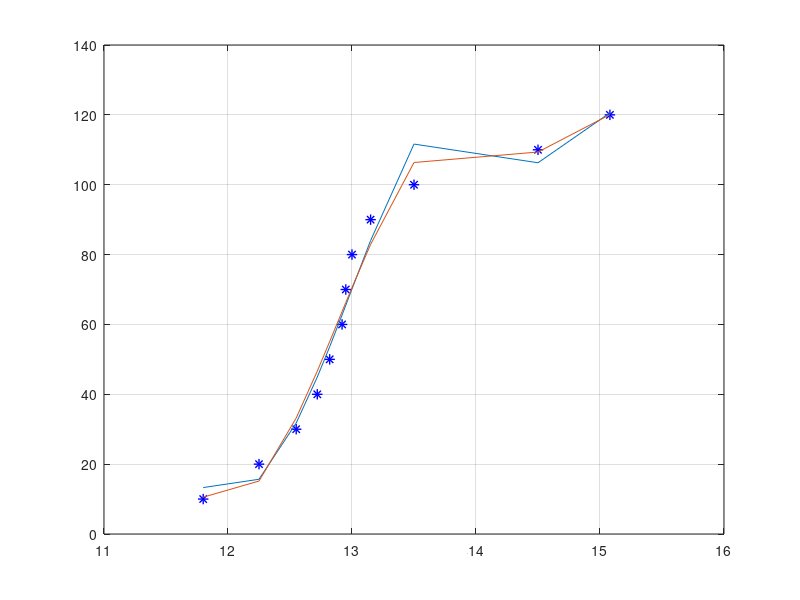

The MATLAB script that drew this image:
#pkg unload control 
pkg load optim


## Charge
c5 = [12.6, 12.77, 12.95, 13.2, 13.39, 13.53, 13.675, 14.02, 15.27, 15.96, 16.25, 16.38];
c10 = [12.38, 12.6, 12.82, 13.05, 13.2, 13.3, 13.41, 13.63, 14.08, 15.24, 15.72, 15.95];
c20 = [12.05, 12.42, 12.69, 12.89, 13.015, 13.12, 13.18, 13.3, 13.58, 14.15, 15.17, 15.54];
c40 = [11.8, 12.25, 12.55, 12.72, 12.82, 12.92, 12.95, 13.0, 13.15, 13.5, 14.5, 15.08];

## Rest
rest = [11.7, 11.915, 12.115, 12.24, 12.32, 12.415, 12.5, 12.6, 12.59, 12.61];

## Discharge
d100 = [12.66, 12.66, 12.64, 12.605, 12.54, 12.48, 12.38, 12.28, 12.12, 11.925, 11.7];
d20 = [12.604, 12.545, 12.54, 12.5, 12.42, 12.323, 12.22, 12.1, 11.915, 11.7, 11.45];
d10 = [12.485, 12.425, 12.35, 12.248, 12.13, 12.004, 11.88, 11.695, 11.48, 11.28, 11];
d5 = [12.065, 12.0, 11.917, 11.81, 11.69, 11.522, 11.385, 11.18, 10.91, 10.602, 10.2];
d3 = [11.78, 11.7, 11.61, 11.495, 11.325, 11.145, 10.98, 10.715, 10.39, 9.97, 9.48];

percent = [10, 20, 30, 40, 50, 60, 70, 80, 90, 100, 110, 120];
percent11 = [110, 100, 90, 80, 70, 60, 50, 40, 30, 20, 10];
percentRest = [10, 20, 30, 40, 50, 60, 70, 80, 90, 100];


###############################
########## Fit c5 #############
###############################
#leasqr()

x = c40;
y = percent;

# TWELFTH ORDER 
# F = @(x, p) p(1) * (x - p(2)).* (x - p(3)).* (x - p(4)).* (x - p(5)).* (x - p(6)).* (x - p(7)).* (x - p(8)).* (x - p(9)).* (x - p(10)).* (x - p(11)).* (x - p(12)).* (x - p(13)) + p(14);
# p = [1, 1, 1, 1, 1, 1, 1, 1, 1, 1, 1, 1, 1, 1]
#p = fit

value = 0

# SIXTH ORDER 2
 F = @(x, p) (x - p(1)).* (x - p(2)).* (x - p(3)).* (x - p(4)).* (x - p(5)).* (x - p(6)) + p(7);
 p = [value, value, value, value, value, value, value]

# SIXTH ORDER 
# F = @(x, p) p(1) * (x - p(2)).* (x - p(3)).* (x - p(4)).* (x - p(5)).* (x - p(6)).* (x - p(7)) + p(8);
# p = [10, 10, 10, 10, 10, 10, 10, 10]
#p = fit

# FIFTH ORDER 
# F = @(x, p) p(1) * (x - p(2)).* (x - p(3)).* (x - p(4)).* (x - p(5)).* (x - p(6)) + p(7);
# p = [0, 26, -234, -3.7, -6.2, 154, -1217]

# SIGMOID
#F = @(x, p)(p(1) ./ (p(2) + exp(-x)));
#p = [1, 1]

# SEVENTH ORDER
#F = @(x, p) p(1) * x.^7 + p(2) * x.^6 + p(3) * x.^5 + p(4) * x.^4 + p(5) * x.^3 + p(6) * x.^2 + p(7) * x.^1;
#p = [1, 1, 1, 1, 1, 1, 1]

# SIXTH ORDER
#F = @(x, p) p(1) * x.^6 + p(2) * x.^5 + p(3) * x.^4 + p(4) * x.^3 + p(5) * x.^2 + p(6) * x.^1;
#p = [1, 1, 1, 1, 1, 1]

# FIFTH ORDER
#F = @(x, p) p(1) * x.^5 + p(2) * x.^4 + p(3) * x.^3 + p(4) * x.^2 + p(5) * x.^1;
#p = [1, 1, 1, 1, 1]

# FOURTH ORDER
#F = @(x, p) p(1) * x.^4 + p(2) * x.^3 + p(3) * x.^2 + p(4) * x.^1;
#p = [1, 1, 1, 1]

# FOURTH ORDER 8 VARIABLES
# F = @(x, p) p(1) * (x - p(2)).^4 + p(3) * (x - p(4)).^3 + p(5) * (x - p(6)).^2 + p(7) * (x - p(8)).^1;
# p = [1, 1, 1, 1, 1, 1, 1, 1]

# FOURTH ORDER 6 VARIABLES
# F = @(x, p) p(1) * (x - p(2)).^4 + p(3) * (x).^3 + p(4) * (x).^2 + p(5) * (x).^1 + p(6);
# p = [1, 1, 1, 1, 1, 1]

# FOURTH ORDER 6 VARIABLES method 2
# F = @(x, p) p(1) * (x - p(2)).* (x - p(3)).* (x - p(4)).* (x - p(5)) + p(6);
# p = [1, 1, 1, 1, 1, 1]

# THIRD ORDER
# F = @(x, p) p(1) * (x - p(2)).^3 + p(3) * (x - p(4)).^2 + p(5) * (x - p(6));
# p = [1, 1, 1, 1, 1, 1]

# SECOND ORDER
# F = @(x, p) p(1) * x.^2 + p(2) * x;
# p = [1, 1]

#global verbose;
# verbose = 1;
[data, fit] = leasqr(x, y, p, F);

figure(4)
hold on
grid on
box on
plot(x, y, 'b*', 'LineWidth', 1, 'MarkerSize', 7.5)


# SIXTH ORDER 
plot(x,  (x - fit(1, 1)).* (x - fit(2, 1)).* (x - fit(3, 1)).* (x - fit(4, 1)).* (x - fit(5, 1)).* (x - fit(6, 1)) + fit(7, 1))
# Low precision
#plot(x, (x - 14.387).* (x - 11.986).* (x - 14.326).* (x - 14.350).* (x - 17.222).* (x - 17.429) + 87.479)


# TWELFTH ORDER 
#plot(x,  fit(1, 1).* (x - fit(2, 1)).* (x - fit(3, 1)).* (x - fit(4, 1)).* (x - fit(5, 1)).* (x - fit(6, 1)).* (x - fit(7, 1)).* (x - fit(8, 1)).* (x - fit(9, 1)).* (x - fit(10, 1)).* (x - fit(11, 1)).* (x - fit(12, 1)).* (x - fit(13, 1)) + fit(14, 1))

# SIXTH ORDER 
#plot(x,  fit(1, 1).* (x - fit(2, 1)).* (x - fit(3, 1)).* (x - fit(4, 1)).* (x - fit(5, 1)).* (x - fit(6, 1)).* (x - fit(7, 1)) + fit(8, 1))
# Low precision
plot(x, 5.9324 * 10^(-03) .* (x - 9.9540 * 10^(+00)).* (x - 1.4976 * 10^(+01)).* (x - 1.4397 * 10^(+01)).* (x - 1.0765 * 10^(+01)).* (x + 5.8321 * 10^(+02)).* (x - 1.3623 * 10^(+01)) + 1.1195 * 10^(+02))


# FIFTH ORDER 
#plot(x,  fit(1, 1).* (x - fit(2, 1)).* (x - fit(3, 1)).* (x - fit(4, 1)).* (x - fit(5, 1)).* (x - fit(6, 1)) + fit(7, 1))

# SIGMOID
#plot(x, fit(1, 1) ./ (fit(2, 1) + exp(-x)));

# SEVENTH ORDER
# plot(x, fit(1, 1) * x.^7 + fit(2, 1) * x.^6 + fit(3, 1) * x.^5 + fit(4, 1) * x.^4 + fit(5, 1) * x.^3 + fit(6, 1) * x.^2 + fit(7, 1) * x.^1)
# Fifth order low precision
#plot(x, 3.0116*10^(-02) * x.^7 + -1.3049 * x.^6 + 1.4568*10^(1) * x.^5 + 9.3155 * x.^1 - 2.6359 * 10 * x.^3 + 1.2609*10^4 * x.^2 + 6.7309 * 100 * x.^1)

# SIXTH ORDER
# plot(x, fit(1, 1) * x.^6 + fit(2, 1) * x.^5 + fit(3, 1) * x.^4 + fit(4, 1) * x.^3 + fit(5, 1) * x.^2 + fit(6, 1) * x.^1)
# Fifth order low precision
# plot(x, 4.2724*10^(-02) * x.^5 + -2.1288 * x.^4 + 3.7995 * 10 * x.^3 + -2.7961 * 100 * x.^2 + 6.7309 * 100 * x.^1)

# FIFTH ORDER
#   plot(x, fit(1, 1) * x.^5 + fit(2, 1) * x.^4 + fit(3, 1) * x.^3 + fit(4, 1) * x.^2 + fit(5, 1) * x.^1)
# Fifth order low precision
# plot(x, 6.9747*10^(-02) * x.^5 + -3.9179 * x.^4 + 8.1383 * 10 * x.^3 + -7.3877 * 100 * x.^2 + 2.4699 * 1000 * x.^1)
   
# FOURTH ORDER
#plot(x, fit(1, 1) * x.^4 + fit(2, 1) * x.^3 + fit(3, 1) * x.^2 + fit(4, 1) * x.^1)
# Fourth order low precision
# plot(x, 0.25724 * x.^4 + -11.68739 * x.^3 + 177.39325 * x.^2 + -892.62972 * x.^1)

# FOURTH ORDER 8 VARIABLES
# plot(x, fit(1, 1) * (x - fit(2, 1)).^4 + fit(3, 1) * (x - fit(4, 1)).^3 + fit(5, 1) * (x - fit(6, 1)).^2 + fit(7, 1) * (x - fit(8, 1)).^1)
# Fourth order low precision
# plot(x, 0.25724 * x.^4 + -11.68739 * x.^3 + 177.39325 * x.^2 + -892.62972 * x.^1)

# FOURTH ORDER 6 VARIABLES
# plot(x, fit(1, 1) * (x - fit(2, 1)).^4 + fit(3, 1) * (x).^3 + fit(4, 1) * (x).^2 + fit(5, 1) * (x).^1 + fit(6, 1))
# Fourth order low precision
 
# FOURTH ORDER 6 VARIABLES method 2
#plot(x,  fit(1, 1).* (x - fit(2, 1)).* (x - fit(3, 1)).* (x - fit(4, 1)).* (x - fit(5, 1)) + fit(6, 1))
# Fourth order low precision
# plot(x, 0.25724 * x.^4 + -11.68739 * x.^3 + 177.39325 * x.^2 + -892.62972 * x.^1)

# THIRD ORDER
# plot(x, fit(1, 1) * x.^3 + fit(2, 1) * x.^2 + fit(3, 1) * x)

# THIRD ORDER
# plot(x, fit(1, 1) * (x - fit(2, 1)).^3 + fit(3, 1) * (x - fit(4, 1)).^2 + fit(5, 1) * (x - fit(6, 1)))

# SECOND ORDER
# plot(x, fit(1, 1) * x.^2 + fit(2, 1) * x.^1)
# Second order with reduced precision
# plot(x, 1.3226 * x.^2 + -14.2979 * x.^1)
